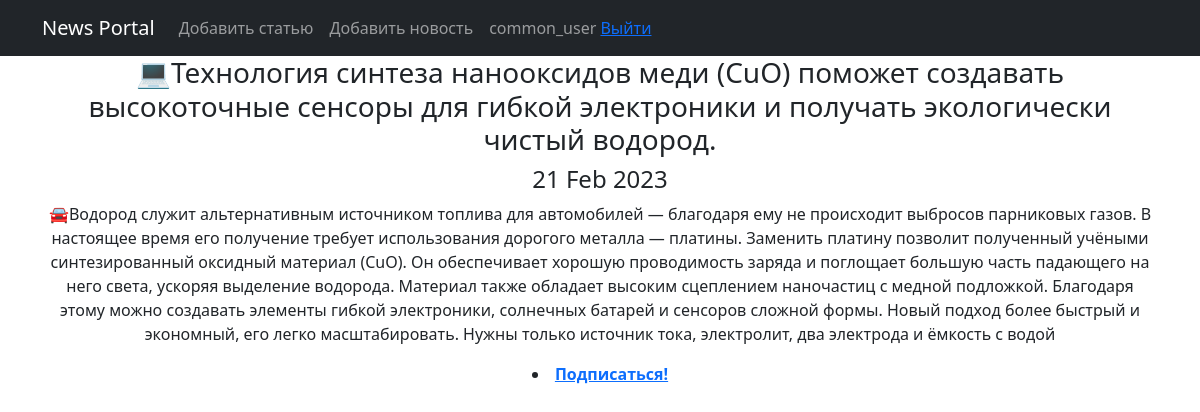
/news/97 (signed in), run on the app's committed database.
### news/models.py (models this page shows, shortened)
class Post(models.Model):
    author = models.ForeignKey(Author, on_delete=models.CASCADE)  # связь «один ко многим» с моделью Author;
    position = models.CharField(max_length=255, choices=POSITION)  # поле с выбором — «статья» или «новость»;
    time_in = models.DateTimeField(auto_now_add=True)  # автоматически добавляемая дата и время создания;
    category = models.ManyToManyField(Category, through='PostCategory')
    article = models.CharField(max_length=255)  # заголовок статьи/новости;
    text = models.TextField()  # текст статьи/новости;
    rating = models.FloatField(default=0.0)  # рейтинг статьи/новости.

### news/views.py (the view)
# urls.py: path('<int:pk>', (PostDetail.as_view()), name='news'),  # Раз в 5 минут будет записываться в кэш
class PostDetail(DetailView):
    model = Post
    template_name = 'news.html'
    context_object_name = 'news'
    def get_context_data(self, **kwargs):
        context = super().get_context_data(**kwargs)
        context['menu'] = menu
        context['title'] = f"{context['news'].article}"
        context['cat_subscriber'] = Category.objects.filter(subscribers__pk=self.request.user.id)
        context['is_author'] = self.request.user.groups.filter(name='authors').exists()
        context['cat_selected'] = context['news'].category.get()
        return context

### news/templatetags/custom_filters.py (called while the page is built)
@register.filter()
def censor(value):
    try:
        if not isinstance(value, str):
            raise CensorException('Error')
        v = value
        for word in WORDS:
            if word in v:
                v = v.replace(word, f'{word[:1]}{len(word[1:])*"*"}')
            if word.capitalize() in v:
                v = v.replace(word.capitalize(), f'{word[:1].capitalize()}{len(word[1:])*"*"}')
        return v
    except CensorException as e:
        print(e)

### templates/news.html (shortened to what this page needs)
{% extends 'flatpages/default.html' %}
{% load custom_filters %}
{% block content %}
<h3>{{ news.article|censor }}</h3>
<h4>{{ news.time_in|date:'d M Y' }}</h4>
<p>{{ news.text|censor }}</p>
               {% if request.user.username and cat_selected not in cat_subscriber  %}
<li><a href="/news/subscribe/{{cat_selected.id}}"><b>Подписаться!</b></a></li>
{% endif%}</li>
{% endblock content %}

### templates/flatpages/default.html (shortened to what this page needs)
<!DOCTYPE html>
<html lang="en">
    <head>
        {% load static%}
        <link href="{% static 'css/styles.css' %}" rel="stylesheet" />
    </head>
    <body>
<nav class="navbar navbar-expand-lg navbar-dark bg-dark static-top">
   <div class="container">
       <a class="navbar-brand" href="{% url 'news_list'%}">News Portal</a>
       <div class="collapse navbar-collapse" id="navbarResponsive">
           <ul class="navbar-nav ml-auto">
{% block mainmenu %}
{% for m in menu %}
               <li class="nav-item active">
                   <a class="nav-link" href="{% url m.url_name%}">{{m.title}}</a>
               </li>
{% endfor %}
               {% if request.user.is_authenticated %}
               <li class="nav-link"> {{user.username}}
                 <a href="/accounts/logout">Выйти</a>
             </li>
               {% else %}
             <li class="nav-link">
                 <a href="/accounts/signup">Регистация</a>|<a href="/accounts/login">Войти</a>
             </li>
               {% endif %}
			</ul>
		</div>
{% endblock mainmenu %}
       </div>
</nav>
    <div class="container">
   <div class="row">
       <div class="col-lg-12 text-center">
           {% block content %}{% endblock content %}
       </div>
   </div>
</div>
    </body>
</html>

### data on the page
Post: article|censor "💻Технология синтеза нанооксидов меди (CuO) поможет создавать высокоточные сенсоры для гибкой электроники и получать экологически чистый водород.", time_in "21 Feb 2023", text|censor "🚘Водород служит альтернативным источником топлива для автомобилей — благодаря ему не происходит выбросов парниковых газов. В настоящее время его получение требует использования дорогого металла — платины. Заменить платину позволит полученный учёными синтезированный оксидный материал (CuO). Он обеспечивает хорошую проводимость заряда и поглощает большую часть падающего на него света, ускоряя выделение водорода. Материал также обладает высоким сцеплением наночастиц с медной подложкой. Благодаря этому можно создавать элементы гибкой электроники, солнечных батарей и сенсоров сложной формы. Новый подход более быстрый и экономный, его легко масштабировать. Нужны только источник тока, электролит,…"

### other printed values
{{ m.title }} "Добавить статью" "Добавить новость"
{{ user.username }} "common_user"
